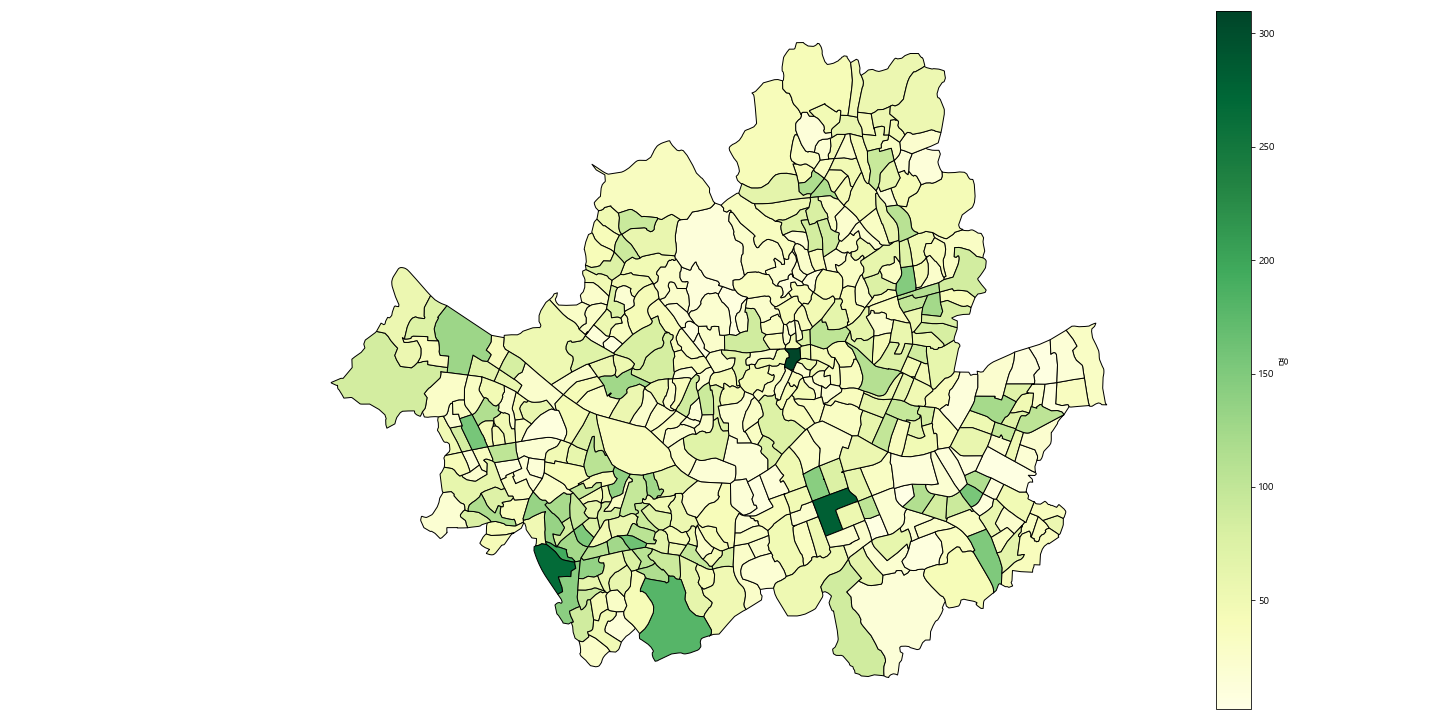

This figure's Python source:
### 서울 시민생활 데이터로 휴일 외출이 적은 40대 1인가구 집단 시각화하기

# 필요한 모듈
# Window OS에서 geopanda 설치 오류가 발생하는 경우, 필수 의존성 패키지 설치를 확인
# https://geopandas.org/en/stable/getting_started/install.html
import os
import geopandas as gpd
import pandas as pd
import matplotlib.pyplot as plt
import matplotlib as mpl

# 현재 작업 폴더로 디렉토리 변경
# 필요한 파일: 1인가구_관심집단.csv, 서울_행정동.shp
os.chdir(os.path.dirname(os.path.abspath(__file__)))

# 시각화 설정
mpl.rc('font', family='Malgun Gothic') # 한글 폰트 적용
mpl.rcParams["axes.unicode_minus"] = False # 마이너스 기호 깨짐 방지
plt.rcParams["figure.figsize"] = (20, 10) # 차트 사이즈 설정

# 행정동별 1인가구 데이터를 불러와서 컬럼 타입 통일
data = pd.read_csv('1인가구_관심집단.csv', encoding='cp949')
data['adm_cd'] = data['행정동코드'].astype(str)

# 행정동 shp 파일 불러와서 1인가구 데이터와 병합
geo = gpd.read_file('서울_행정동.shp')
df_geo = geo.iloc[:,[2,9]]
rdata = pd.merge(data, df_geo, on = 'adm_cd')
data_merge = gpd.GeoDataFrame(rdata, crs="EPSG:4326", geometry="geometry")

# 연령대별 병합: 20대(초기청년층), 30대(후기청년층), 40대(중년층), 50~64세(장년층), 65세 이상(노년층)
data_merge.loc[(data_merge['연령대'] == 25), '연령대'] = 20
data_merge.loc[(data_merge['연령대'] == 35), '연령대'] = 30
data_merge.loc[(data_merge['연령대'] == 45), '연령대'] = 40
data_merge.loc[(data_merge['연령대'] == 55), '연령대'] = 50
data_merge.loc[(data_merge['연령대'] == 60), '연령대'] = 50
data_merge.loc[(data_merge['연령대'] > 60), '연령대'] = 65

colname_ = list(data_merge.columns[5:17])
data_groupby = data_merge.groupby(["adm_cd",'연령대'])[colname_].sum()
data_groupby = data_groupby.reset_index()
data_groupby = pd.merge(data_groupby, df_geo, on = 'adm_cd')
data_groupby = gpd.GeoDataFrame(data_groupby, crs="EPSG:4326", geometry="geometry")

# 40대 추출
data_tmp = data_groupby[data_groupby['연령대']==40]

# 지도 시각화
fig = plt.figure()
data_tmp.plot(column='휴일 외출이 적은 집단',
                 legend=True,
                 cmap='YlGn',
                 edgecolor='k',
                 legend_kwds={'label': '명'})
plt.axis('off')
plt.tight_layout()

# 지도 다운로드 및 표출
plt.savefig('예제2.png')
plt.show()